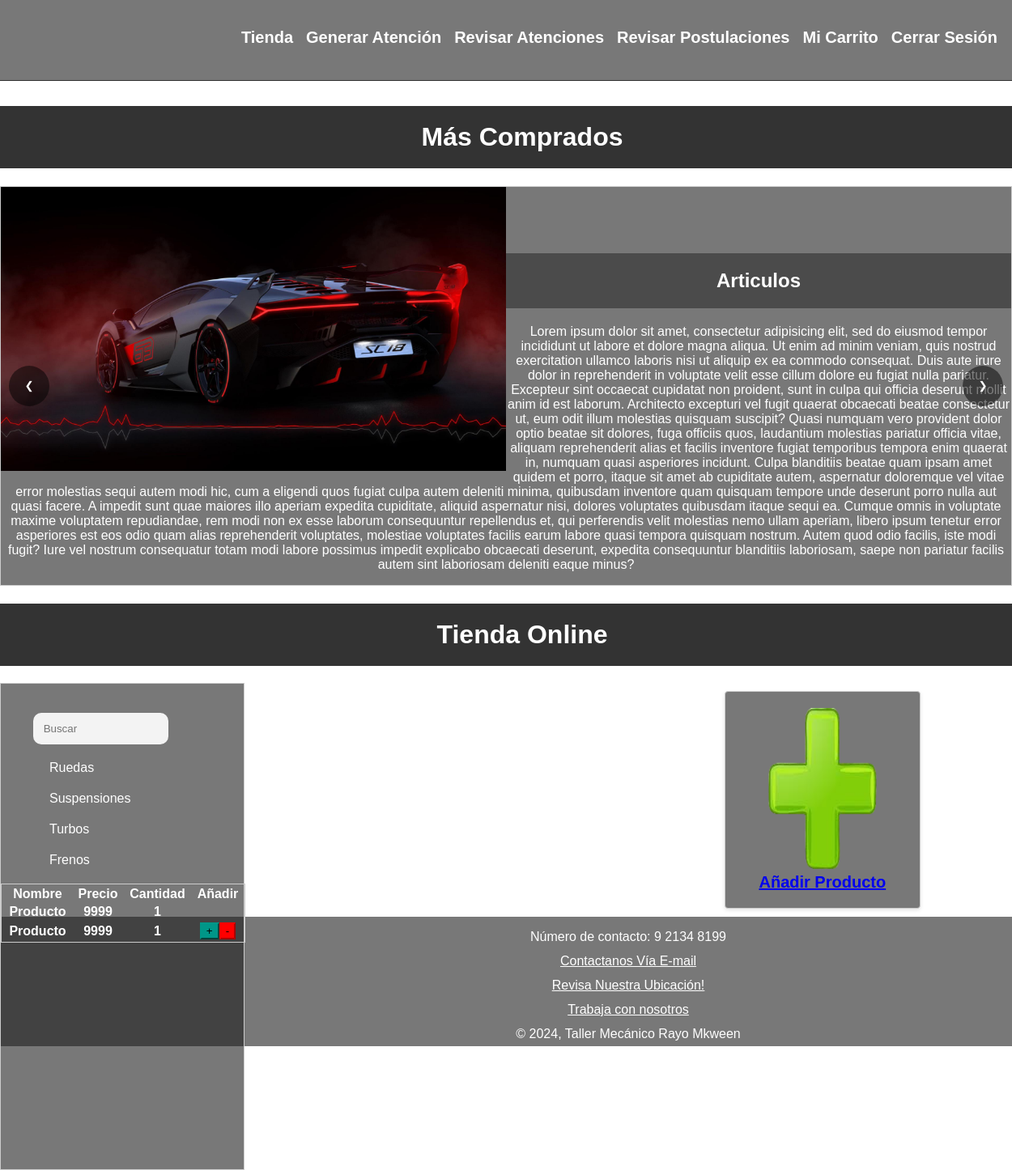
The app's page /tienda/, older data.
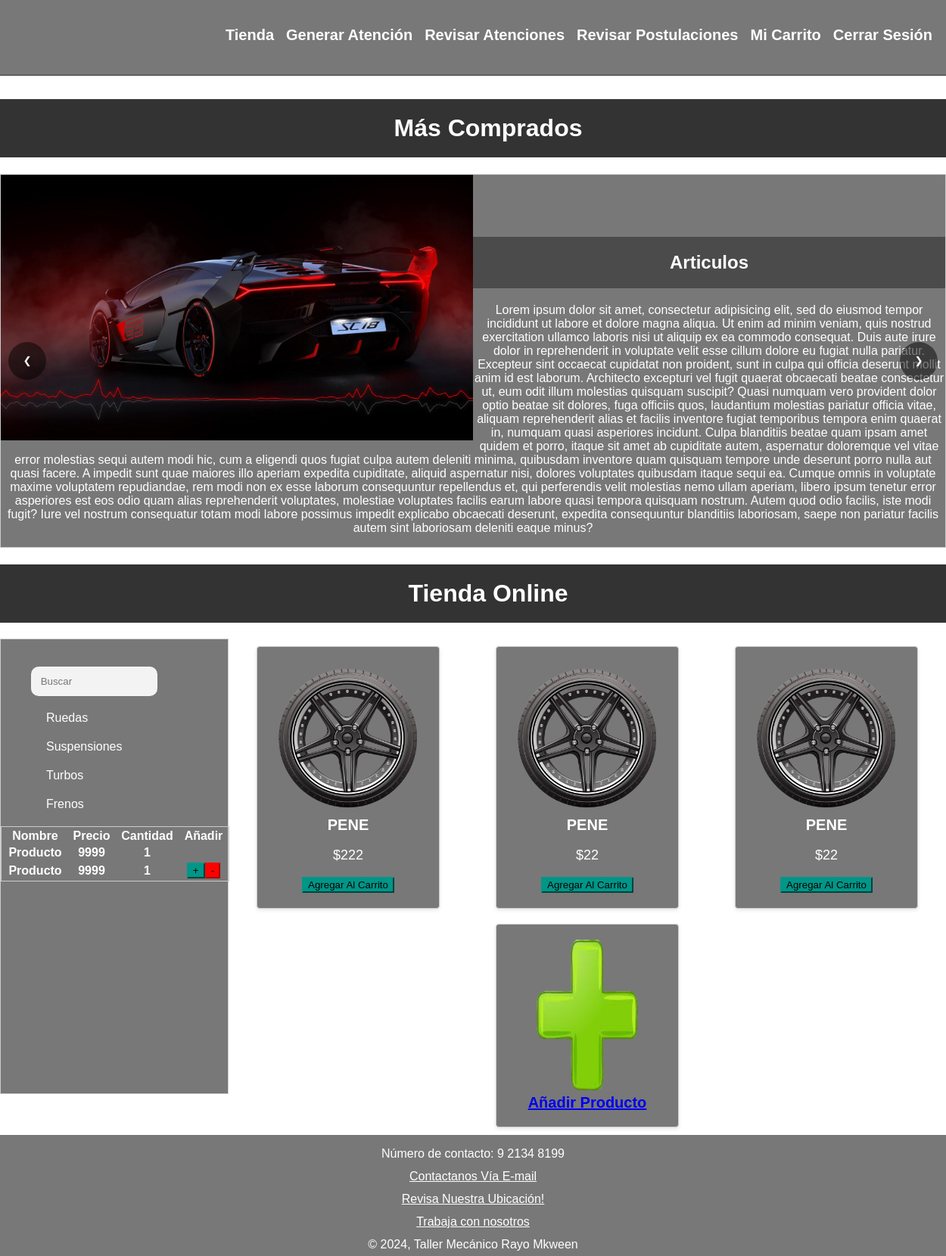
The same page, newer data.
### app/models.py (models this page shows, shortened)
class producto(models.Model):
    id_producto = models.AutoField(db_column='id_producto', primary_key=True)
    nombre = models.CharField(max_length=100)
    descripcion = models.TextField()
    categoria_prod = models.IntegerField(choices=categoria_producto, default=0)
    precio = models.IntegerField()
    imagen = models.ImageField(upload_to='productos/')

### app/views.py (the view)
# urls.py: path('tienda/', views.tienda, name="tienda"),
def tienda(request):
    productos = producto.objects.all()
    return render(request, 'app/tienda.html',{'productos' :productos})

### app/templates/app/tienda.html (shortened to what this page needs)
{% extends "app/base.html" %}
{% load static %}
{% block css %}
<link rel="stylesheet" href="{% static 'app/css/tienda/styles.css' %}">
{% endblock %}
{% block contenido %}
<div class="bloque">
        <h1>Más Comprados</h1>
    <main>
        <div class="carousel">
            <div class="carousel-container">
                <div class="carousel-slide">
                    <div>
                        <img src="{% static 'app/images/jackson_storm_car.jpg' %}" alt="Imagen 3">
                    </div>
                    <div class="texto">
                        <h2>Articulos</h2>
                        <p>{% lorem 3 %}</p>
                    </div>
                </div>
            </div>
            <button class="prev" onclick="moveSlide(-1)">&#10094;</button>
            <button class="next" onclick="moveSlide(1)">&#10095;</button>
        </div>
        <h1>Tienda Online</h1>
        <div class="filtro">
            <div>
                <br>
                <br>
                <input class="input" placeholder="Buscar">
                <ul class="">Ruedas</ul>
                <ul class="">Suspensiones</ul>
                <ul class="">Turbos</ul>
                <ul class="">Frenos</ul>
                <div class="carrito">
                    <table>
                        <tr>
                            <th scope="col">Nombre</th>
                            <th scope="col">Precio</th>
                            <th scope="col">Cantidad</th>
                            <th scope="col">Añadir</th>
                        </tr>
                        <tr>
                            <th scope="col">Producto</th>
                            <th scope="col">9999</th>
                            <th scope="col">1</th>
                            <th scope="col"></th>
                        </tr>
                        <tr>
                            <th scope="col">Producto</th>
                            <th scope="col">9999</th>
                            <th scope="col">1</th>
                            <th scope="col"><a href=""><button class="button-tabla-atenciones" id="green"> + </button></a><a href=""><button class="button-tabla-atenciones" id="red"> - </button></a></th>
                        </tr>
                    </table>
                </div>
            </div>
        </div>
        <section class="products">
        {% if productos %}
            {% for producto in productos %}
                <div class="product" data-category="{{ producto.get_categoria_prod_display }}">
                    <img src="{{ producto.imagen.url }}" alt="{{ producto.nombre }}">
                    <h2>{{ producto.nombre }}</h2>
                    <p>${{ producto.precio }}</p>
                    <a href=""><button class="button-tabla-atenciones" id="green"> Agregar Al Carrito </button></a>
                </div>
            {% endfor %}
        {% else %}
            <h3>No hay productos disponibles.</h3>
        {% endif %}
            <a href="{% url 'test' %}">
            <div class="product">
                <img src="{% static 'app/images/+.png'%}" alt="Agregar-producto">
                <h2>Añadir Producto</h2>
            </div>
            </a>
        </section>
    </main>
</div>
{% endblock %}

### app/templates/app/base.html (shortened to what this page needs)
<!DOCTYPE html>
<html lang="es">
<head>
{% load static %}
<link rel="stylesheet" href="{% static 'app/css/base/styles.css' %}">
{% block css %}
{% endblock %}
</head>
<body>
<nav>
    <ul>
        <li><a href="{% url 'tienda' %}" class="link">Tienda</a></li>
        <li><a href="{% url 'atenciones' %}" class="link">Generar Atención</a></li>
        <li><a href="{% url 'rev_atenciones' %}" class="link">Revisar Atenciones</a></li>
        <li><a href="{% url 'rev_postulaciones' %}" class="link">Revisar Postulaciones</a></li>
        <li><a href="{% url 'carrito' %}" class="link">Mi Carrito</a></li>
        <li><a href="{% url 'login' %}" class="link" id="logout">Cerrar Sesión</a></li>
    </ul>
</nav>
<div class="contenido">
  {% block contenido %}
  {% endblock  %}
</div>
<div class="pie">
  <footer class="pie_pagina">
    <div>
        Número de contacto: 9 2134 8199
      <br>
        <a href="mailto:jen.marin@duocuc.cl" download>Contactanos Vía E-mail</a>
      <br>
        <a href="https://maps.app.goo.gl/UeDyFPCjS79GM8bQ6" target="_blank" >Revisa Nuestra Ubicación!</a>
      <br>
        <a href="{% url 'trabaja_con_nosotros' %}">Trabaja con nosotros</a>
      <br>
        &copy; 2024, Taller Mecánico Rayo Mkween
    </div>
  </footer>
</div>
</body>
</html>

### app/static/app/css/base/styles.css (style rules this page uses)
body { font-family: sans-serif; padding: 0; margin: 0; color: #ffffff; }
nav { position: fixed; top: 0; left: 0; width: 100%; height: 100px; padding: 10px; box-sizing: border-box; background: rgba(31, 31, 31, 0.6); border-bottom: 1px solid #333; z-index: 1000; }
nav ul { list-style: none; float: right; margin: 0; padding: 0; display: flex; }
nav ul li a { top: 25px; padding: 10px 20px; text-decoration: none; font-size: 14px; font-weight: bold; }
.link { text-decoration: none; color: #ffffff; font-size: 20px; padding: 0.5rem; position: relative; }
.link::before { content: ""; position: absolute; width: 100%; height: 5px; background: #ffffff; border-radius: 10px; transform: scaleX(0); transition: all 0.6s ease; bottom: 0; left: 0; color: #ffffff; }
#green { background-color: #009688; border-color: #009688; }
#red { background-color: #ff0000; border-color: #ff0000; }
.pie_pagina { width: 100%; background-color: rgba(31, 31, 31, 0.6); bottom: 0; height: 10%; text-align: center; padding-top: 10px; color: #fff; line-height: 30px; margin-top: auto; }
.pie_pagina a { color: #fff; content: ""; }

### app/static/app/css/tienda/styles.css (style rules this page uses)
body { background: url('../../images/tools.jpg') no-repeat center center fixed; background-size: cover; background-position: center; width: 100%; height: 100vh; overflow-x: hidden; }
.bloque { padding-top: 110px; }
h1 { color: #fff; background-color: #333; padding: 20px; width: 100%; text-align: center; }
.products { display: flex; flex-wrap: wrap; justify-content: space-around; }
.product { background-color: rgba(31, 31, 31, 0.6);; border: 1px solid #ccc; border-radius: 4px; padding: 20px; margin: 10px; width: 200px; text-align: center; box-shadow: 0 2px 5px rgba(0,0,0,0.1); }
.product h2 { margin: 0; font-size: 20px; }
.product img { width: 200px; height: 200px; }
.product p { color: #ffffff; font-size: 18px; }
.texto { text-align: center; height: 100%; align-self: center; padding-top: 5%; }
.carousel h2 { padding: 20px 0; background-color: rgba(46, 46, 46, 0.6); }
.carousel { background-color: rgba(31, 31, 31, 0.6); border: 1px solid #ccc; position: relative; min-width: 300px; margin: 20px auto; overflow: hidden; }
.carousel-container { display: flex; transition: transform 0.5s ease-in-out; min-width: 300px; }
.carousel-slide { min-width: 100%; box-sizing: border-box; }
.carousel-slide img { width: 50%; display: block; float: left; min-height: 300px; }
.prev, .next { position: absolute; width: 50px; height: 50px; top: 50%; transform: translateY(-50%); background-color: rgba(0,0,0,0.5); color: white; border: none; padding: 10px; cursor: pointer; border-radius: 100%; }
.prev { left: 10px; }
.next { right: 10px; }
.filtro { background-color: rgba(31, 31, 31, 0.6); border: 1px solid #ccc; float: left; width: 20%; min-width: 300px; height: 600px; }
.filtro ul { margin: 20px; }
.input { border: 2px solid transparent; width: 50%; height: 2.5em; padding-left: 0.8em; outline: none; overflow: hidden; background-color: #F3F3F3; border-radius: 10px; transition: all 0.5s; }
.filtro input { margin-left: 40px; }
.carrito { border: 1px solid #ccc; height: 100%; width: 100%; text-align: center; }
.carrito table { height: 100%; width: 100%; }

Row changes from the older to the newer data that the page shows:
added producto: imagen (picture), nombre "PENE", precio "222"
added producto: imagen (picture), nombre "PENE", precio "22"
added producto: imagen (picture), nombre "PENE", precio "22"
